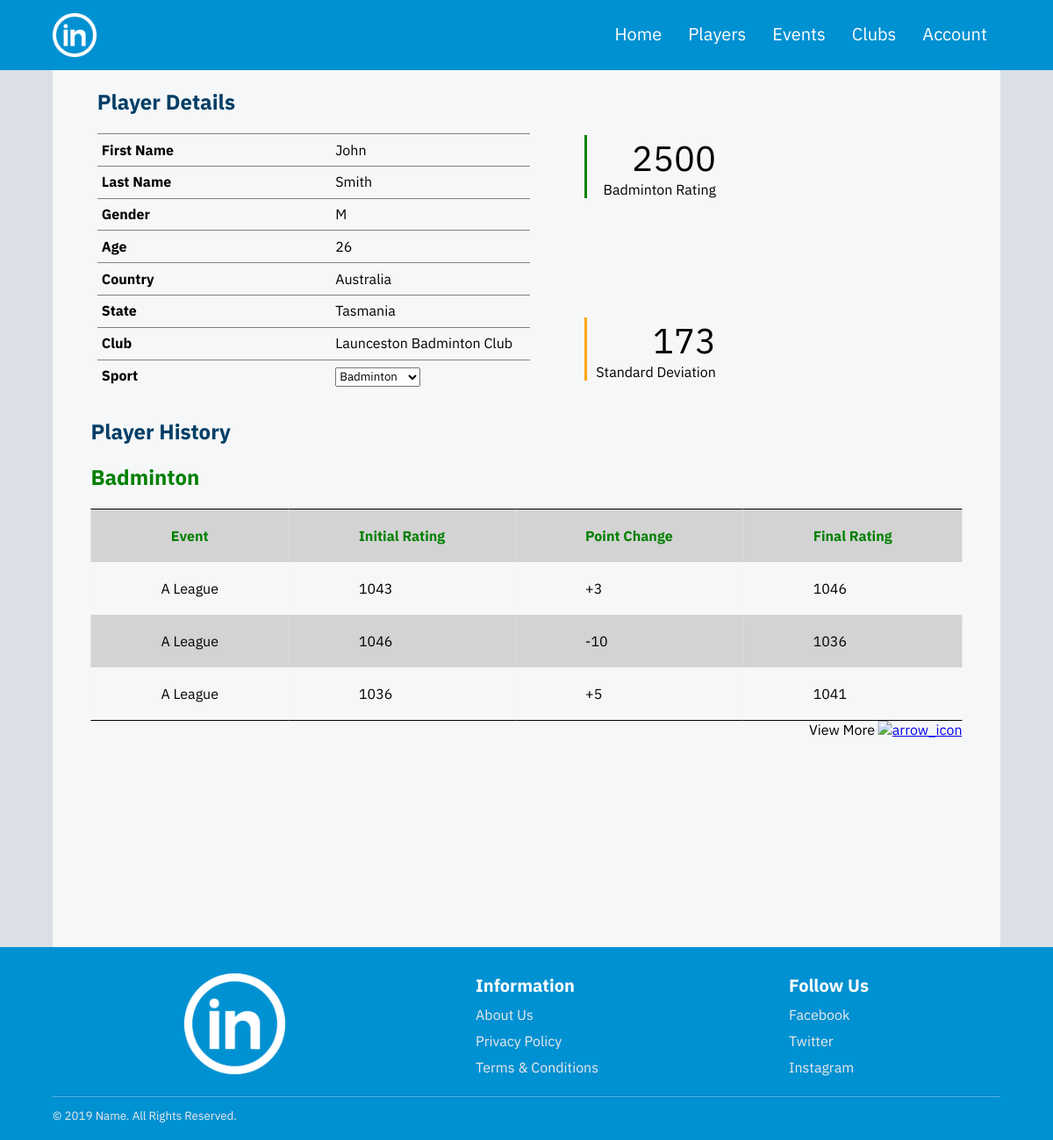
The page /profile.php (signed in) on the database its author committed.
### tables this page shows
CREATE TABLE IF NOT EXISTS `player` (
  `player_id` INT NOT NULL UNIQUE AUTO_INCREMENT,
  `given_name` VARCHAR(45) NOT NULL,
  `family_name` VARCHAR(45) NOT NULL,
  `gender` VARCHAR(1) NOT NULL CHECK (gender in ('M', 'F')),
  `date_of_birth` DATE NOT NULL,
  `email` VARCHAR(75) NOT NULL UNIQUE,
  `last_played` DATETIME NOT NULL,
  `receive_emails` VARCHAR(1) NOT NULL DEFAULT 'Y'  CHECK (receive_emails IN ('Y', 'N')),
  `country_id` INT NOT NULL,
  `state_id` INT NOT NULL,
  PRIMARY KEY (`player_id`),
  FOREIGN KEY (`country_id`) REFERENCES country(country_id),
  FOREIGN KEY (`state_id`) REFERENCES state(state_id)
);

CREATE TABLE IF NOT EXISTS `country` (
  `country_id` INT NOT NULL UNIQUE AUTO_INCREMENT,
  `name` VARCHAR(45) NOT NULL UNIQUE,
  PRIMARY KEY (`country_id`)
);

CREATE TABLE IF NOT EXISTS `state` (
  `state_id` INT NOT NULL UNIQUE AUTO_INCREMENT,
  `name` VARCHAR(45) NOT NULL UNIQUE,
  `country_id` INT NOT NULL,
  PRIMARY KEY (`state_id`),
  FOREIGN KEY (`country_id`) REFERENCES country(country_id)
);

CREATE TABLE IF NOT EXISTS `club` (
  `club_id` INT NOT NULL UNIQUE AUTO_INCREMENT,
  `name` VARCHAR(90) NOT NULL UNIQUE,
  `country_id` INT NOT NULL,
  `state_id` INT NOT NULL,
  PRIMARY KEY (`club_id`),
  FOREIGN KEY (`country_id`) REFERENCES country(country_id),
  FOREIGN KEY (`state_id`) REFERENCES state(state_id)
);

CREATE TABLE IF NOT EXISTS `rating` (
  `rating_id` INT NOT NULL UNIQUE AUTO_INCREMENT,
  `mean` DOUBLE NOT NULL,
  `standard_deviation` DOUBLE NOT NULL,
  `last_calculated` DATETIME NOT NULL,
  `sport_id` INT NOT NULL,
  `player_id` INT DEFAULT NULL,
  `team_id` INT DEFAULT NULL,
  PRIMARY KEY (`rating_id`, `sport_id`),
  FOREIGN KEY (`sport_id`) REFERENCES sport(sport_id),
  FOREIGN KEY (`player_id`) REFERENCES player(player_id),
  FOREIGN KEY (`team_id`) REFERENCES team(team_id)
);

### includes/initialize.php (called while the page is built, shortened)
<?php
    require("./classes/database.php");
    require("./classes/account.php");
    require("./classes/content-manager.php");
    $database = new Database();
    $contentManager = new ContentManager($database);
?>

### classes/content-manager.php (called while the page is built, shortened)
<?php
class ContentManager
{
	private $database;
	public function __construct($database)
	{
		$this->database = $database;
	}
	public function getSpecificPlayerInformation($player_id)
	{
		$query = "SELECT player.given_name, player.family_name, player.gender, player.date_of_birth, country.name as country_name, state.name as state_name FROM((player INNER JOIN country ON player.country_id = country.country_id) INNER JOIN state ON player.state_id = state.state_id) WHERE player_id = ?;";
		$result = $this->database->query($query, [$player_id])->fetch();
		return $result;
	}
	public function getPlayerClub($player_id)
	{
		$query = "select club.name FROM club INNER JOIN membership on membership.club_id = club.club_id WHERE player_id = ? ";
		$result = $this->database->query($query, [$player_id])->fetch();
		return $result;
	}
	public function getPlayerRating($playerId, $sportID)
	{
		$query = "SELECT * FROM `rating` WHERE `player_id`= ? AND `sport_id`= ?";
		$result = $this->database->query($query, [$playerId, $sportID])->fetch();
		return $result;
	}
	public function getAllSports()
	{
		$query = "SELECT * FROM sport";
		$result = $this->database->query($query, null);
		return $result;
	}
}
?>

### classes/database.php (called while the page is built)
<?php
class Database
{
	private $connection;
	public function __construct()
	{
		$configuration = parse_ini_file("./configurations/config.ini");
		try
		{
			$dsn = "mysql:host=".$configuration["hostname"].";dbname=".$configuration["databaseName"].";charset=".$configuration["charset"];
			$this->connection = new PDO($dsn, $configuration["username"], $configuration["password"]);
			$this->connection->setAttribute(PDO::ATTR_ERRMODE, PDO::ERRMODE_EXCEPTION);
		}
		catch(PDOException $exception)
		{
			echo "Database connection failed. Contact the server administrator";
		}
	}
	public function query($query, $parameters = NULL)
	{
		try
		{
			$result = $this->connection->prepare($query);
			$result->execute($parameters);
		}
		catch(PDOException $exception)
		{
		}
		return $result;
	}
}
?>

### profile.php (the view, shortened to what this page needs)
<?php
  include("./includes/header.php");
  include("./includes/navigation.php");
  if(isset($_SESSION["profile-id"]))
  {
      $playerId = $_SESSION["profile-id"];
      $playerInfo = $contentManager->getSpecificPlayerInformation($playerId);
      $playerClub = $contentManager->getPlayerClub($playerId);
      $playerRating = $contentManager->getPlayerRating($playerId, 1);
      $userDob = new DateTime($playerInfo["date_of_birth"]);
      $today = new Datetime(date("Y-m-d"));
      $age = $today->diff($userDob)->y;
  }
?>
<article>
  <div class="player-details-border">
    <h1>Player Details</h1>
    <ul class="player-bio-list">
      <li id="player-bio-row">
      	<span id="player-bio-row-heading"><b>First Name</b></span>
      	<span id="player-bio-row-value"> <?php echo $playerInfo["given_name"]; ?> </span>
      </li>
      <li id="player-bio-row">
      	<span id="player-bio-row-heading"><b>Last Name</b></span>
      	<span id="player-bio-row-value"> <?php echo $playerInfo["family_name"]; ?> </span>
      </li>
      <li id="player-bio-row">
      	<span id="player-bio-row-heading"><b>Gender</b></span>
      	<span id="player-bio-row-value"> <?php echo $playerInfo["gender"]; ?> </span>
      </li>
      <li id="player-bio-row">
      	<span id="player-bio-row-heading"><b>Age</b></span>
      	<span id="player-bio-row-value"> <?php echo $age; ?> </span>
      </li>
      <li id="player-bio-row">
      	<span id="player-bio-row-heading"><b>Country</b></span>
      	<span id="player-bio-row-value"> <?php echo $playerInfo["country_name"]; ?> </span>
      </li>
      <li id="player-bio-row">
      	<span id="player-bio-row-heading"><b>State</b></span>
      	<span id="player-bio-row-value"> <?php echo $playerInfo["state_name"]; ?> </span>
      </li>
      <li id="player-bio-row">
      	<span id="player-bio-row-heading"><b>Club</b></span>
      	<span id="player-bio-row-value"> <?php echo $playerClub["name"]; ?> </span>
      </li>
      <li id="player-bio-row">
      	<span id="player-bio-row-heading"><b>Sport</b></span>
      	<span id="player-bio-row-value">
      		<select class="select-sport-menu">
      			<?php
            $sports = $contentManager->getAllSports();
            while ($sport = $sports->fetch())
            {
                echo "<option value=\"".$sport["sport_id"]."\">".$sport["name"]."</option>";
            }
        ?>
      		</select>
      	</span>
      </li>
    </ul>
    <div class="rating-border">
 	  <div class="mean-border">
	    <div id="side-colour-mean">&nbsp</div>
		  <p id="mean-value">
		  <?php
			echo (int)$playerRating['mean'];
		  ?>
		  </p>
		  <p>Badminton Rating</p>
      </div>
	  <div class="sd-border">
	    <div id="side-colour-sd">&nbsp</div>
		  <p id="sd-value">
		  <?php
			echo (int)$playerRating['standard_deviation'];
		  ?>
		  </p>
		  <p>Standard Deviation</p>
	  </div>
	</div>
  </div>
  <div class="player-history-border">
    <h1>Player History</h1>
    <h2>Badminton</h2>
    <table class="player-history-table" border="0">
      <tr id="odd-row">
        <th>Event</th>
        <th>Initial Rating</th>
        <th>Point Change</th>
        <th>Final Rating</th>
      </tr>
      <tr id="even-row">
        <td>A League</td>
        <td>1043</td>
        <td>+3</td>
        <td>1046</td>
      </tr>
      <tr id="odd-row">
        <td>A League</td>
        <td>1046</td>
        <td>-10</td>
        <td>1036</td>
      </tr>
      <tr id="even-row">
        <td>A League</td>
        <td>1036</td>
        <td>+5</td>
        <td>1041</td>
      </tr>
    </table>
    <div id="player-history-view-more">
      <span>View More</span>
      <a href="#"><img alt="arrow_icon"></a>
    </div>
  </div>
</article>
<?php
  include("./includes/footer.php");
?>

### resources/css/styles.css (style rules this page uses)
* { margin: 0; padding: 0; box-sizing: border-box; font-family: 'IBM Plex Sans', sans-serif; }
:root { --primary-color: #0091d2; --primary-color-light: #89C5E8; --primary-color-dark: #1E4D69; --secondary-color: #fdc300; --secondary-color-light: #F9E352; --secondary-color-dark: #003e66; --tertiary-color: #e50076; --tertiary-color-light: green; --tertiary-color-dark: green; --text-light: white; --text-medium: #eaeaea; --text-dark: #242A36; --form-background: white; --form-input-background: #F4F4F4; --form-input-border: #DEDEDE; --link-light: #7EBBDA; --link-dark: #6693c4; --content-background-color: #F6F7F8; --body-color: #DAE0E6; --font-small: 16px; --font-medium: 20px; --font-large: 40px; --font-extra-large: 60px; }
body { background-color: var(--body-color); }
article { height: 1000px; max-height: 5000px; max-width: 1080px; margin: 0 auto; background-color: var(--content-background-color); }
.player-details-border { width: 658px; display: inline-block; position: relative; left: 4.7%; margin-bottom: 30px; margin-top: 20px; }
.player-details-border h1 { color: var(--secondary-color-dark); margin-bottom: 20px; }
.player-bio-list { position: relative; list-style: none; line-height: 1.3; display: inline-block; width: 75%; }
#player-bio-row { padding: 7.5px 5px; border-top: 1px solid grey; }
#player-bio-row-value { position: absolute; text-align: right; left: 55%; }
.rating-border { display: inline-block; position: relative; height: 280px; width: 20%; margin-left: 4%; }
.mean-border { position: absolute; top: 0; right: -50px; text-align: right; width: 150px; }
#side-colour-mean { width: 3px; position: absolute; bottom: 0; top: 0; background-color: var(--tertiary-color-dark); }
#mean-value { font-size: var(--font-large); }
.sd-border { position: absolute; bottom: 0; right: -50px; text-align: right; width: 150px; }
#side-colour-sd { width: 3px; position: absolute; bottom: 0; top: 0; background-color: orange; }
#sd-value { font-size: var(--font-large); }
.player-history-border { display: inline-block; position: relative; left: 50%; transform: translate(-50%, 0); }
.player-history-border h1 { color: var(--secondary-color-dark); margin-bottom: 20px; }
.player-history-border h2 { color: var(--tertiary-color-dark); margin-bottom: 20px; }
.player-history-table { margin-top: 20px; border-top: 1px solid black; border-bottom: 1px solid black; border-collapse: collapse; }
.player-history-table th { padding: 20px 80px; color: var(--tertiary-color-dark); }
.player-history-table td { padding: 20px 80px; }
#odd-row { background-color: lightgrey; }
#even-row { background-color: var(--content-background-color); }
#player-history-view-more { float: right; }

### rows shown on the page
player: given_name "John", family_name "Smith", gender "M", date_of_birth "26", country.name "Australia", state.name "Tasmania"
club: name "Launceston Badminton Club"
rating: mean "2500", standard_deviation "173"

### other values the page prints
form field value "Badminton"
